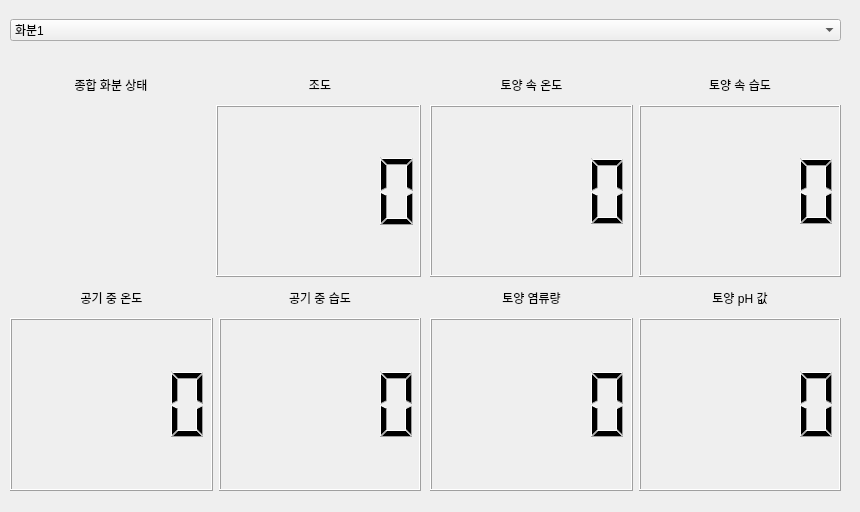
<?xml version="1.0" encoding="UTF-8"?>
<ui version="4.0">
 <class>Tab2PotStatusPannel</class>
 <widget class="QWidget" name="Tab2PotStatusPannel">
  <property name="geometry">
   <rect>
    <x>0</x>
    <y>0</y>
    <width>860</width>
    <height>512</height>
   </rect>
  </property>
  <property name="windowTitle">
   <string>Form</string>
  </property>
  <widget class="QWidget" name="horizontalLayoutWidget">
   <property name="geometry">
    <rect>
     <x>10</x>
     <y>10</y>
     <width>831</width>
     <height>41</height>
    </rect>
   </property>
   <layout class="QHBoxLayout" name="horizontalLayout">
    <item>
     <widget class="QComboBox" name="pCBPotNum">
      <property name="enabled">
       <bool>true</bool>
      </property>
      <property name="layoutDirection">
       <enum>Qt::LeftToRight</enum>
      </property>
      <property name="frame">
       <bool>true</bool>
      </property>
      <item>
       <property name="text">
        <string>화분1</string>
       </property>
      </item>
      <item>
       <property name="text">
        <string>화분2</string>
       </property>
      </item>
      <item>
       <property name="text">
        <string>화분3</string>
       </property>
      </item>
     </widget>
    </item>
   </layout>
  </widget>
  <widget class="QWidget" name="verticalLayoutWidget">
   <property name="geometry">
    <rect>
     <x>10</x>
     <y>70</y>
     <width>411</width>
     <height>421</height>
    </rect>
   </property>
   <layout class="QVBoxLayout" name="verticalLayout" stretch="1,6,1,6">
    <item>
     <layout class="QHBoxLayout" name="horizontalLayout_3">
      <property name="spacing">
       <number>7</number>
      </property>
      <item>
       <widget class="QLabel" name="label_2">
        <property name="text">
         <string>종합 화분 상태</string>
        </property>
        <property name="textFormat">
         <enum>Qt::TextFormat::AutoText</enum>
        </property>
        <property name="alignment">
         <set>Qt::AlignmentFlag::AlignCenter</set>
        </property>
       </widget>
      </item>
      <item>
       <widget class="QLabel" name="label_3">
        <property name="text">
         <string>조도</string>
        </property>
        <property name="alignment">
         <set>Qt::AlignmentFlag::AlignCenter</set>
        </property>
       </widget>
      </item>
     </layout>
    </item>
    <item>
     <layout class="QHBoxLayout" name="horizontalLayout_4">
      <item>
       <widget class="QLabel" name="plabelPotFace">
        <property name="maximumSize">
         <size>
          <width>200</width>
          <height>170</height>
         </size>
        </property>
        <property name="styleSheet">
         <string notr="true">border-color: rgb(222, 221, 218);</string>
        </property>
        <property name="text">
         <string/>
        </property>
        <property name="pixmap">
         <pixmap resource="../STF_Image.qrc">:/STF_Images/STF_Smile.png</pixmap>
        </property>
        <property name="scaledContents">
         <bool>true</bool>
        </property>
       </widget>
      </item>
      <item>
       <widget class="QLCDNumber" name="pLNPotIllu"/>
      </item>
     </layout>
    </item>
    <item>
     <layout class="QHBoxLayout" name="horizontalLayout_6">
      <item>
       <widget class="QLabel" name="label_4">
        <property name="text">
         <string>공기 중 온도</string>
        </property>
        <property name="alignment">
         <set>Qt::AlignmentFlag::AlignCenter</set>
        </property>
       </widget>
      </item>
      <item>
       <widget class="QLabel" name="label_5">
        <property name="text">
         <string>공기 중 습도</string>
        </property>
        <property name="alignment">
         <set>Qt::AlignmentFlag::AlignCenter</set>
        </property>
       </widget>
      </item>
     </layout>
    </item>
    <item>
     <layout class="QHBoxLayout" name="horizontalLayout_8">
      <item>
       <widget class="QLCDNumber" name="pLNPotAirTemp"/>
      </item>
      <item>
       <widget class="QLCDNumber" name="pLNPotAirHumi"/>
      </item>
     </layout>
    </item>
   </layout>
  </widget>
  <widget class="QWidget" name="verticalLayoutWidget_2">
   <property name="geometry">
    <rect>
     <x>430</x>
     <y>70</y>
     <width>411</width>
     <height>421</height>
    </rect>
   </property>
   <layout class="QVBoxLayout" name="verticalLayout_2" stretch="1,6,1,6">
    <item>
     <layout class="QHBoxLayout" name="horizontalLayout_9">
      <item>
       <widget class="QLabel" name="label_6">
        <property name="text">
         <string>토양 속 온도</string>
        </property>
        <property name="alignment">
         <set>Qt::AlignmentFlag::AlignCenter</set>
        </property>
       </widget>
      </item>
      <item>
       <widget class="QLabel" name="label_7">
        <property name="text">
         <string>토양 속 습도</string>
        </property>
        <property name="alignment">
         <set>Qt::AlignmentFlag::AlignCenter</set>
        </property>
       </widget>
      </item>
     </layout>
    </item>
    <item>
     <layout class="QHBoxLayout" name="horizontalLayout_10">
      <item>
       <widget class="QLCDNumber" name="pLNPotGndTemp"/>
      </item>
      <item>
       <widget class="QLCDNumber" name="pLNPotGndHumi"/>
      </item>
     </layout>
    </item>
    <item>
     <layout class="QHBoxLayout" name="horizontalLayout_11">
      <item>
       <widget class="QLabel" name="label_8">
        <property name="text">
         <string>토양 염류량</string>
        </property>
        <property name="alignment">
         <set>Qt::AlignmentFlag::AlignCenter</set>
        </property>
       </widget>
      </item>
      <item>
       <widget class="QLabel" name="label_9">
        <property name="text">
         <string>토양 pH 값</string>
        </property>
        <property name="alignment">
         <set>Qt::AlignmentFlag::AlignCenter</set>
        </property>
       </widget>
      </item>
     </layout>
    </item>
    <item>
     <layout class="QHBoxLayout" name="horizontalLayout_14">
      <item>
       <widget class="QLCDNumber" name="pLNPotGndEC"/>
      </item>
      <item>
       <widget class="QLCDNumber" name="pLNPotGndPH"/>
      </item>
     </layout>
    </item>
   </layout>
  </widget>
 </widget>
 <resources>
  <include location="../STF_Image.qrc"/>
 </resources>
 <connections/>
</ui>
